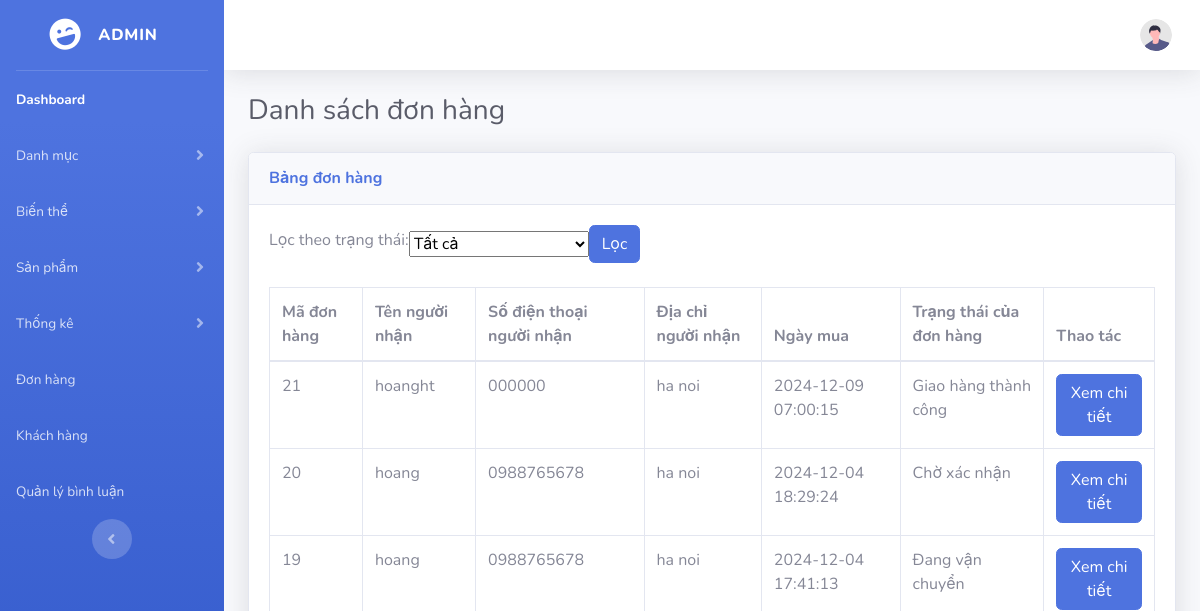
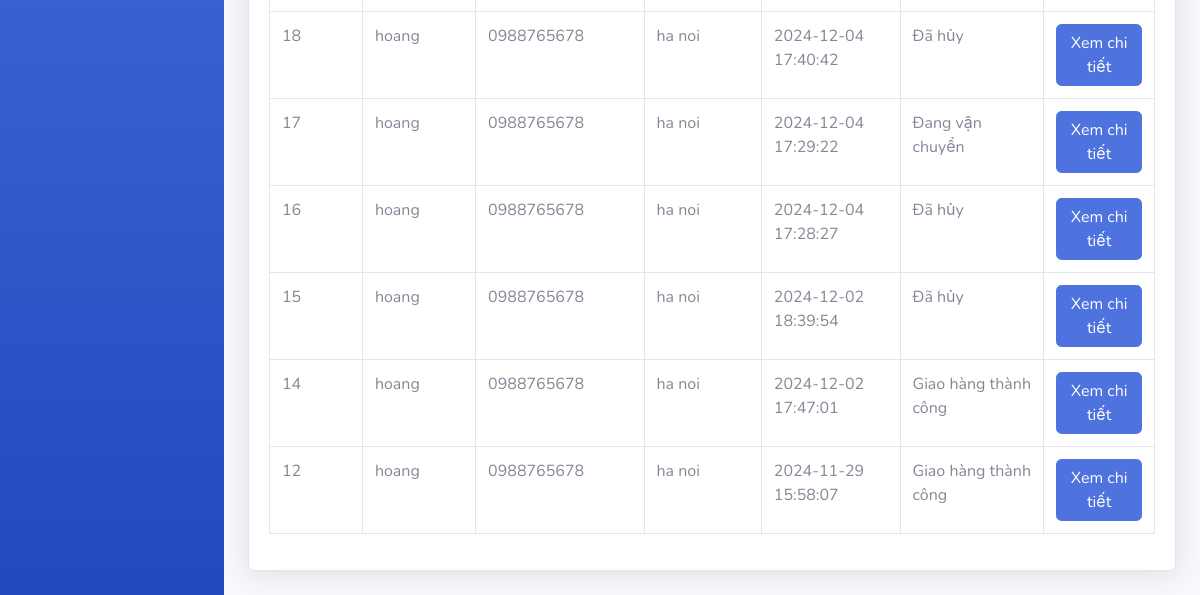
The page /Du_An_1/admin/index.php?act=listBill on the database as committed earlier (2 pictures, top to bottom).
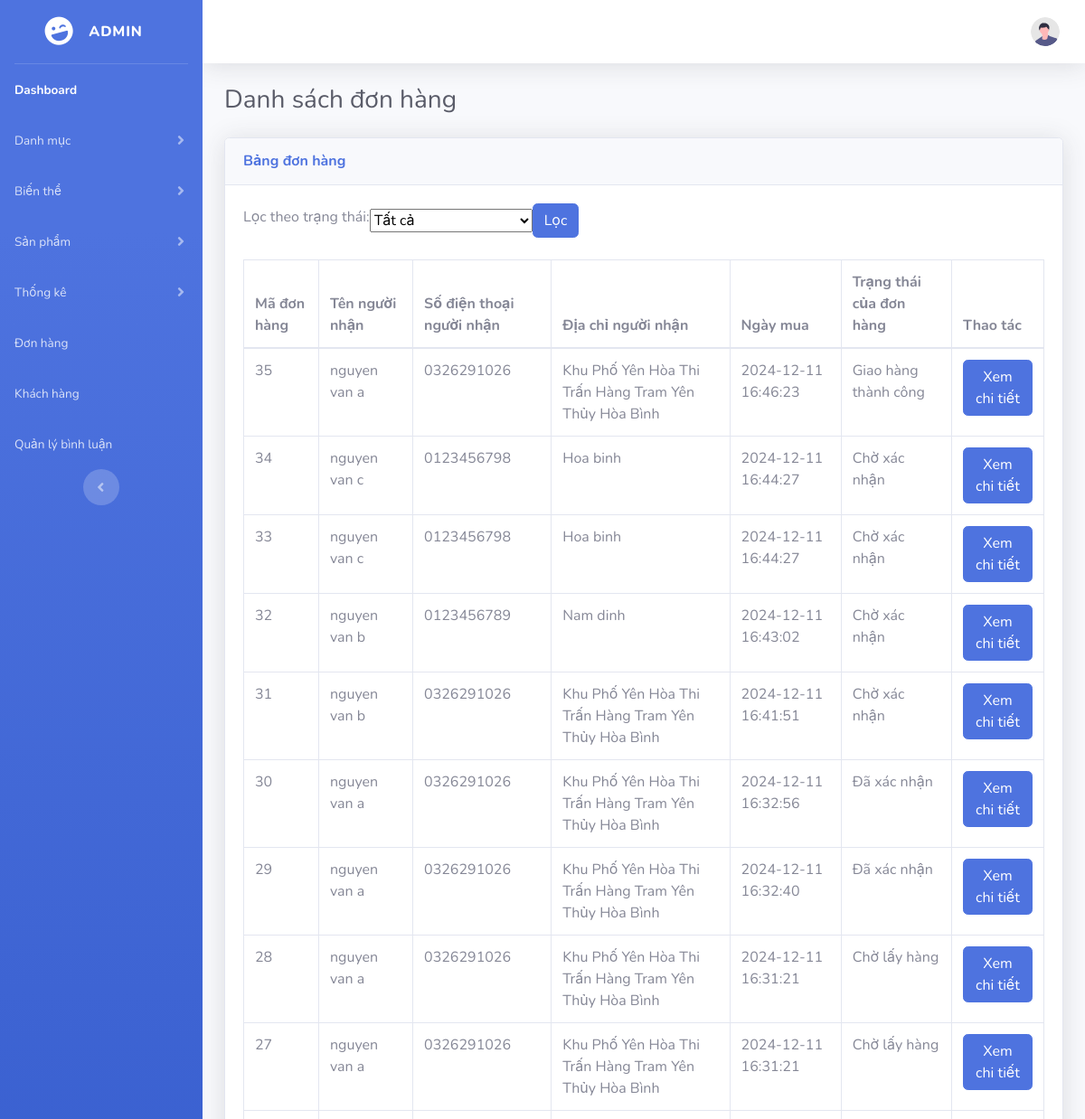
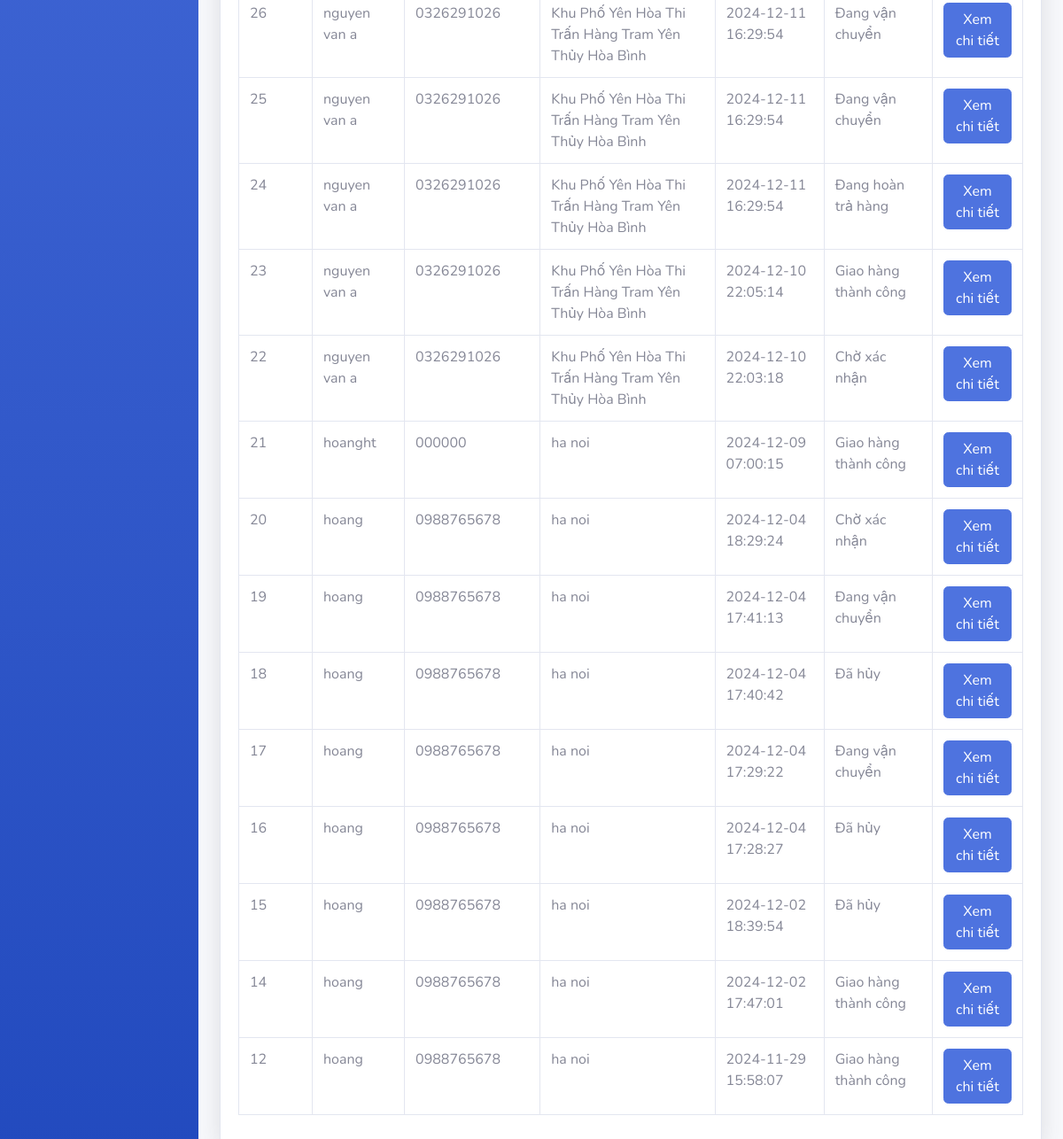
The same page on the database as committed later (2 pictures, top to bottom).
### tables this page shows
CREATE TABLE `bills` (
  `id_bill` int NOT NULL COMMENT 'Mã đơn hàng',
  `id_customer` int NOT NULL COMMENT 'Mã customer',
  `receiver_name` varchar(100) NOT NULL COMMENT 'Tên người nhận',
  `receiver_phone` varchar(100) NOT NULL COMMENT 'Số điện thoại người nhận',
  `receiver_address` text NOT NULL COMMENT 'Địa chỉ người nhận',
  `status` tinyint NOT NULL DEFAULT '0' COMMENT '0 => "Chờ xác nhận",\r\n        1 => "Đã xác nhận",\r\n        2 => "Chờ lấy hàng",\r\n        3 => "Đang vận chuyển",\r\n        4 => "Đang hoàn trả hàng",\r\n        5 => "Giao hàng thành công",\r\n        6 => "Đã hủy",',
  `purchase_date` datetime DEFAULT CURRENT_TIMESTAMP COMMENT 'Ngày mua '
);

### Du_An_1/admin/controller/billcontroller.php (called while the page is built, shortened)
<?php
class billController
{
    public $billModel;
    function __construct()
    {
        $this->billModel = new billModel();
    }
    function listBill()
    {
        $status = isset($_GET['status']) && $_GET['status'] !== '' ? $_GET['status'] : null;
        $bills = $this->billModel->bill($status);
        require_once "../commons/function.php";
        require_once "view/listBill.php";
    }
}

### Du_An_1/admin/index.php (called while the page is built, shortened)
<?php
require_once __DIR__ . '/../commons/function.php';
require_once __DIR__ . '/controller/billcontroller.php';
require_once __DIR__ . '/model/billmodel.php';
$act = $_GET['act'] ?? '/';
$id_category = $_GET['id_category'] ?? null;
$id_variant = $_GET['id_variant'] ?? null;
$id_user = $_GET['id_user'] ?? null;
match ($act) {
    '/' => (new trang_chu())->trang_chu(),
    'listProduct' => (new productController())->listProduct(),
    'insertProduct' => (new productController())->insert(),
    'updateProduct' => (new productController())->update($_GET['id']),
    'deleteProduct' => (new productController())->delete($_GET['id']),
    'listProduct_variant' => (new productController())->listProduct_variant($_GET['id']),
    'updateProduct_variant' => (new productController())->updateProduct_variant($_GET['id_pro'], $_GET['id_var']),
    'deleteProduct_variant' => (new productController())->deleteProduct_variant($_GET['id_pro'], $_GET['id_var']),
    'listBill' => (new billController())->listBill(),
    'updateBill' => (new billController())->updateBill($_GET['id']),
    'addvariant' => (new variantController())->insert(),
    'listvariant' => (new variantController())->listvariant(),
    'updatevariant' => (new variantController())->update($id_variant),
    'deletevariant' => (new variantController())->delete($id_variant),
    'addcategories' => (new catagoriesController())->insert(),
    'listcategories' => (new catagoriesController())->listcategories(),
    'updatecategories' => (new catagoriesController())->update($id_category),
    'deletecategories' => (new catagoriesController())->delete($id_category),
    'listUser' => (new UserController())->listUsers(),
    'addUser' => (new UserController())->addUser(),
    'insertUser' => (new UserController())->insertUser(),
    'deleteUser' => (new UserController())->deleteUser($id_user),
    'listthongkesl' => (new thongkeslController())->listThongkesl(),
    'bieudosl' => (new thongkeslController())->bieudosl(),
    'bieudodt' => (new thongkedtController())->bieudodt(),
    'listthongkedt' => (new thongkedtController())->listThongkedt(),
    'listComments' => (new CommentController())->listComments(),
    'toggleCensorship' => (new CommentController())->toggleCensorship($_GET['id'], $_GET['status']),
    'deleteComment' => (new CommentController())->deleteComment($_GET['id']),
    default => throw new Exception("No matching action found for '$act'"),
};

### Du_An_1/commons/function.php (called while the page is built, shortened)
<?php
function connDBAss()
{
    $host = "mysql:host=localhost;dbname=pro1014;charset=utf8";
    $user = "root";
    $pass = "";
    try {
        $conn = new PDO($host, $user, $pass);
        $conn->setAttribute(PDO::ATTR_ERRMODE, PDO::ERRMODE_EXCEPTION);
        return $conn;
    } catch (PDOException $th) {
        echo $th->getMessage();
    }
}
function getOrderStatus($status)
{
    $statuses = [
        0 => "Chờ xác nhận",
        1 => "Đã xác nhận",
        2 => "Chờ lấy hàng",
        3 => "Đang vận chuyển",
        4 => "Đang hoàn trả hàng",
        5 => "Giao hàng thành công",
        6 => "Đã hủy",
    ];
    return $statuses[$status] ?? "Không xác định";
}

### Du_An_1/admin/model/billmodel.php (called while the page is built, shortened)
<?php
class billModel
{
    public $conn;
    function __construct()
    {
        $this->conn = connDBAss();
    }
    function bill($status = null)
    {
        if ($status !== null) {
            $sql = "SELECT * FROM bills WHERE status = $status ORDER BY id_bill DESC";
            $stmt = $this->conn->prepare($sql);
            $stmt->execute();
            return $stmt->fetchAll();
        } else {
            $sql = "SELECT * FROM bills ORDER BY id_bill DESC";
            return $this->conn->query($sql)->fetchAll();
        }
    }
}

### Du_An_1/admin/view/listBill.php (the view, shortened to what the changed rows need)
<?php
require_once 'layout/header.php';
?>
<div id="content-wrapper" class="d-flex flex-column">
    <div id="content">
        <div class="container-fluid">
            <div class="d-sm-flex align-items-center justify-content-between mb-4">
                <h1 class="h3 mb-0 text-gray-800">Danh sách đơn hàng</h1>
            </div>
            <div class="card shadow mb-4">
                <div class="card-body">
                    <div class="table-responsive">
                        <table class="table table-bordered" width="100%" cellspacing="0">
                            <thead>
                                <tr>
                                    <th>Mã đơn hàng</th>
                                    <th>Tên người nhận</th>
                                    <th>Số điện thoại người nhận</th>
                                    <th>Địa chỉ người nhận</th>
                                    <th>Ngày mua</th>
                                    <th>Trạng thái của đơn hàng</th>
                                    <th>Thao tác</th>
                                </tr>
                            </thead>
                            <tbody>
                                <?php
                                foreach ($bills as $bill) {
                                    ?>
                                    <tr>
                                        <td><?= $bill['id_bill'] ?></td>
                                        <td><?= $bill['receiver_name'] ?></td>
                                        <td><?= $bill['receiver_phone'] ?></td>
                                        <td><?= $bill['receiver_address'] ?></td>
                                        <td><?= $bill['purchase_date'] ?></td>
                                        <td><?= getOrderStatus($bill['status']) ?></td>
                                        <td>
                                            <a class="btn btn-primary" href="?act=updateBill&id=<?= $bill['id_bill'] ?>"
                                                role="button">Xem chi tiết</a>
                                        </td>
                                    </tr>
                                    <?php
                                }
                                ?>
                            </tbody>
                        </table>
                    </div>
                </div>
            </div>
        </div>
    </div>
    <?php
    require_once 'layout/footer.php';
    ?>

Rows that differ between the two databases and show on the page:
added bills: id_bill "35", receiver_name "nguyen van a", receiver_phone "0326291026", receiver_address "Khu Phố Yên Hòa Thi Trấn Hàng Tram Yên Thủy Hòa Bình", purchase_date "2024-12-11 16:46:23", status "Giao hàng thành công"
added bills: id_bill "34", receiver_name "nguyen van c", receiver_phone "0123456798", receiver_address "Hoa binh", purchase_date "2024-12-11 16:44:27", status "Chờ xác nhận"
added bills: id_bill "33", receiver_name "nguyen van c", receiver_phone "0123456798", receiver_address "Hoa binh", purchase_date "2024-12-11 16:44:27", status "Chờ xác nhận"
added bills: id_bill "32", receiver_name "nguyen van b", receiver_phone "0123456789", receiver_address "Nam dinh", purchase_date "2024-12-11 16:43:02", status "Chờ xác nhận"
added bills: id_bill "31", receiver_name "nguyen van b", receiver_phone "0326291026", receiver_address "Khu Phố Yên Hòa Thi Trấn Hàng Tram Yên Thủy Hòa Bình", purchase_date "2024-12-11 16:41:51", status "Chờ xác nhận"
added bills: id_bill "30", receiver_name "nguyen van a", receiver_phone "0326291026", receiver_address "Khu Phố Yên Hòa Thi Trấn Hàng Tram Yên Thủy Hòa Bình", purchase_date "2024-12-11 16:32:56", status "Đã xác nhận"
added bills: id_bill "29", receiver_name "nguyen van a", receiver_phone "0326291026", receiver_address "Khu Phố Yên Hòa Thi Trấn Hàng Tram Yên Thủy Hòa Bình", purchase_date "2024-12-11 16:32:40", status "Đã xác nhận"
added bills: id_bill "28", receiver_name "nguyen van a", receiver_phone "0326291026", receiver_address "Khu Phố Yên Hòa Thi Trấn Hàng Tram Yên Thủy Hòa Bình", purchase_date "2024-12-11 16:31:21", status "Chờ lấy hàng"
added bills: id_bill "27", receiver_name "nguyen van a", receiver_phone "0326291026", receiver_address "Khu Phố Yên Hòa Thi Trấn Hàng Tram Yên Thủy Hòa Bình", purchase_date "2024-12-11 16:31:21", status "Chờ lấy hàng"
added bills: id_bill "26", receiver_name "nguyen van a", receiver_phone "0326291026", receiver_address "Khu Phố Yên Hòa Thi Trấn Hàng Tram Yên Thủy Hòa Bình", purchase_date "2024-12-11 16:29:54", status "Đang vận chuyển"
added bills: id_bill "25", receiver_name "nguyen van a", receiver_phone "0326291026", receiver_address "Khu Phố Yên Hòa Thi Trấn Hàng Tram Yên Thủy Hòa Bình", purchase_date "2024-12-11 16:29:54", status "Đang vận chuyển"
added bills: id_bill "24", receiver_name "nguyen van a", receiver_phone "0326291026", receiver_address "Khu Phố Yên Hòa Thi Trấn Hàng Tram Yên Thủy Hòa Bình", purchase_date "2024-12-11 16:29:54", status "Đang hoàn trả hàng"
added bills: id_bill "23", receiver_name "nguyen van a", receiver_phone "0326291026", receiver_address "Khu Phố Yên Hòa Thi Trấn Hàng Tram Yên Thủy Hòa Bình", purchase_date "2024-12-10 22:05:14", status "Giao hàng thành công"
added bills: id_bill "22", receiver_name "nguyen van a", receiver_phone "0326291026", receiver_address "Khu Phố Yên Hòa Thi Trấn Hàng Tram Yên Thủy Hòa Bình", purchase_date "2024-12-10 22:03:18", status "Chờ xác nhận"
